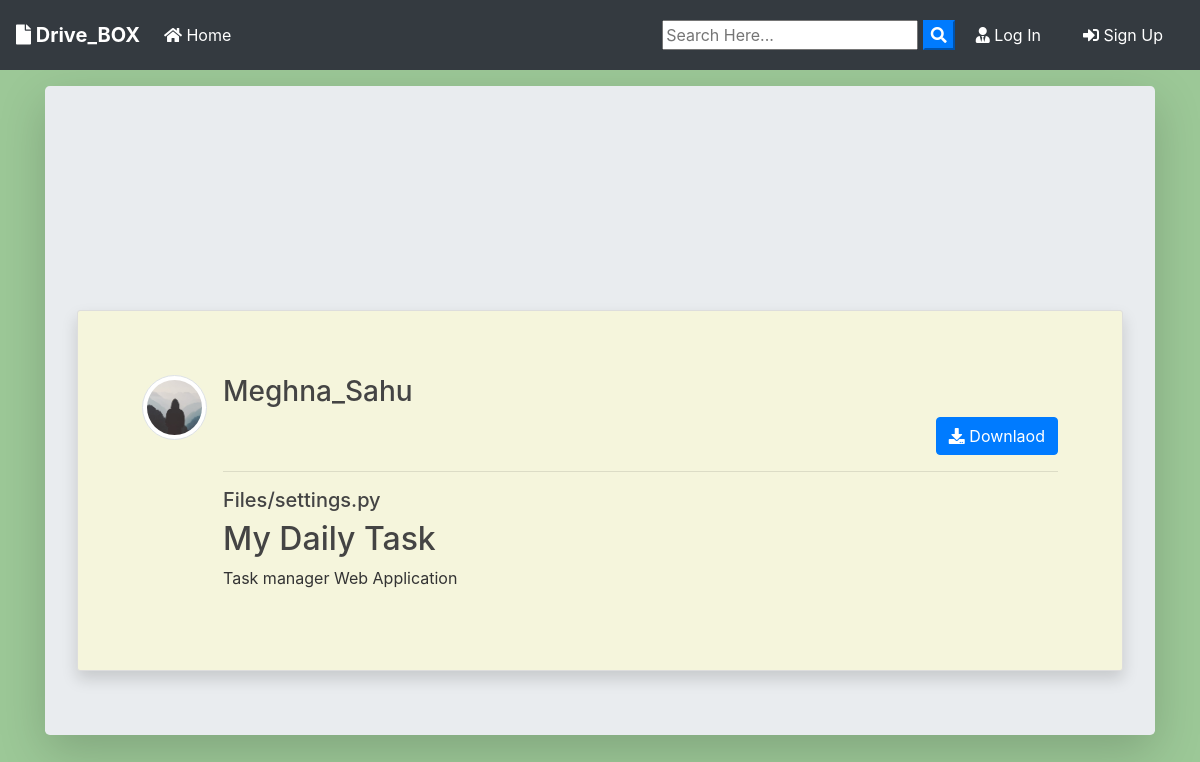
The page /post/19/ on the database its author committed.
### blog/models.py (models this page shows, shortened)
class Post(models.Model):
	title = models.CharField(max_length=100)
	file = models.FileField(null=True,blank=True,upload_to='Files')
	content = models.TextField()
	date_posted = models.DateTimeField(default=timezone.now)
	author = models.ForeignKey(User, on_delete=models.CASCADE)
	def extension(self):
		name, extension = os.path.splitext(self.file.name)
		return extension

### users/models.py (models this page shows, shortened)
class Profile(models.Model):
    user = models.OneToOneField(User, on_delete=models.CASCADE, null=True, blank=True)
    image = models.ImageField(default="default.jpg", upload_to="profile_pics")
    auth_token = models.CharField(max_length=1000, default="")
    username = models.CharField(max_length=1000, default="")
    password = models.CharField(max_length=1000, default="")
    email = models.EmailField(default="")
    is_verified = models.BooleanField(default=False)

### blog/views.py (the view)
# urls.py: path('post/<int:pk>/', PostDetailView.as_view(), name='post-detail'),
class PostDetailView(DetailView):
    model = Post
    template_name = 'blog/post_detail.html'

### blog/templates/blog/post_detail.html (shortened to what this page needs)
{% extends "blog/base.html" %}
{% block content %}
<div class="jumbotron mt-3 shadow-lg">
<article class="media content-section shadow ">
   <a href="{{ object.author.profile.image.url }} " target="_blank"> <img src="{{ object.author.profile.image.url }}  " alt="" class="article-img rounded-circle img-thumbnail img-fluid">
   </a>
    <div class="media-body">
      <div class="">
        <div class="d-flex justify-content-between">
        <a class="mr-2 mt-0 mb-0  text-dark" href="{% url 'user-posts' object.author.username  %}"><h3>{{ object.author }}</h3></a>
        </div>
        {% if object.author != user %}
          <div class="form-group mt-0 pt-0 d-flex justify-content-end">
            <a href="{{ object.file.url }}" download class="btn btn-primary flex-last" type="submit"><i class="fas fa-download"></i> Downlaod</a>
          </div>
        {% endif %}
        <hr>
      </div>
      <div>
        {% if object.file %}
          {% if object.extension == '.jpg' or object.extension == 'jpeg' or object.extension == 'png' %}
            <a href="{{ object.file.url }}"  download ><img src="{{ object.file.url }}" alt="" class="img-fluid "></a>
            <a href="{{ object.file.url }}"  download class="text-dark"><h5>{{ object.file }}</h5></a>
          {% else %}
            <a href="{{ object.file.url }}"  download class="text-dark"><h5>{{ object.file }}</h5></a>
          {% endif %}
        {% endif %}
      </div>
      <h2>{{ object.title }}</h2>
      <p class="article-content">{{ object.content }}</p>
    </div>
  </article>
{% endblock content %}

### static/blog/main.css (style rules this page uses)
body { background : #9CC897; color: #333333; margin-top: 0; }
h1, h2, h3, h4, h5, h6 { color: #444444; }
.content-section { background: beige; padding: 10px 20px; border: 1px solid #dddddd; border-radius: 3px; margin-top: 10rem; }
.article-content { white-space: pre-line; }
.article-img { height: 65px; width: 65px; margin-right: 16px; }
.content-section { padding: 4rem; }

### rows shown on the page
Post: author.profile.image (placeholder picture), author "Meghna_Sahu", file "Files/settings.py", title "My Daily Task", content "Task manager Web Application"
